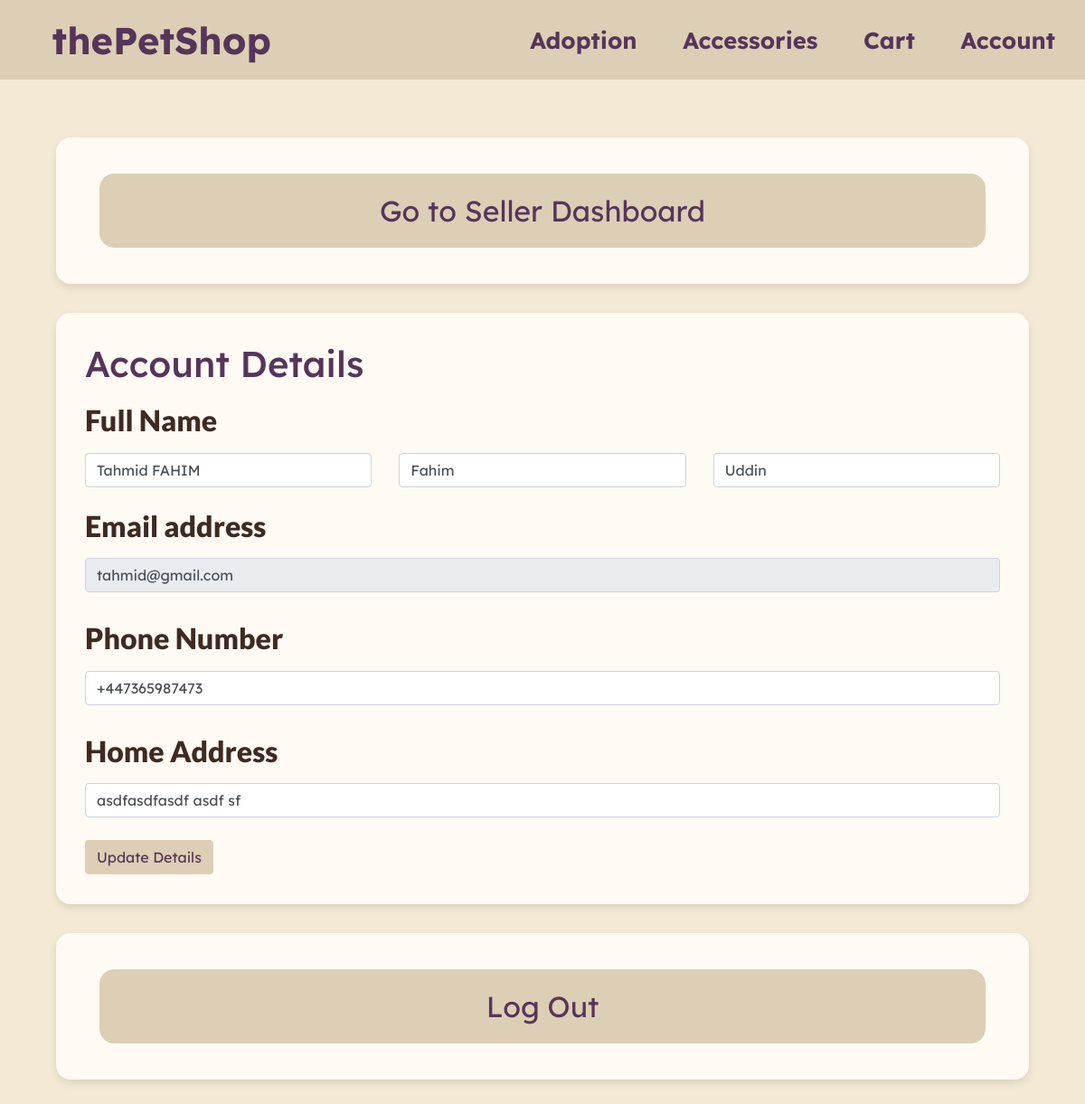
Page /account (signed in) on the earlier database version.
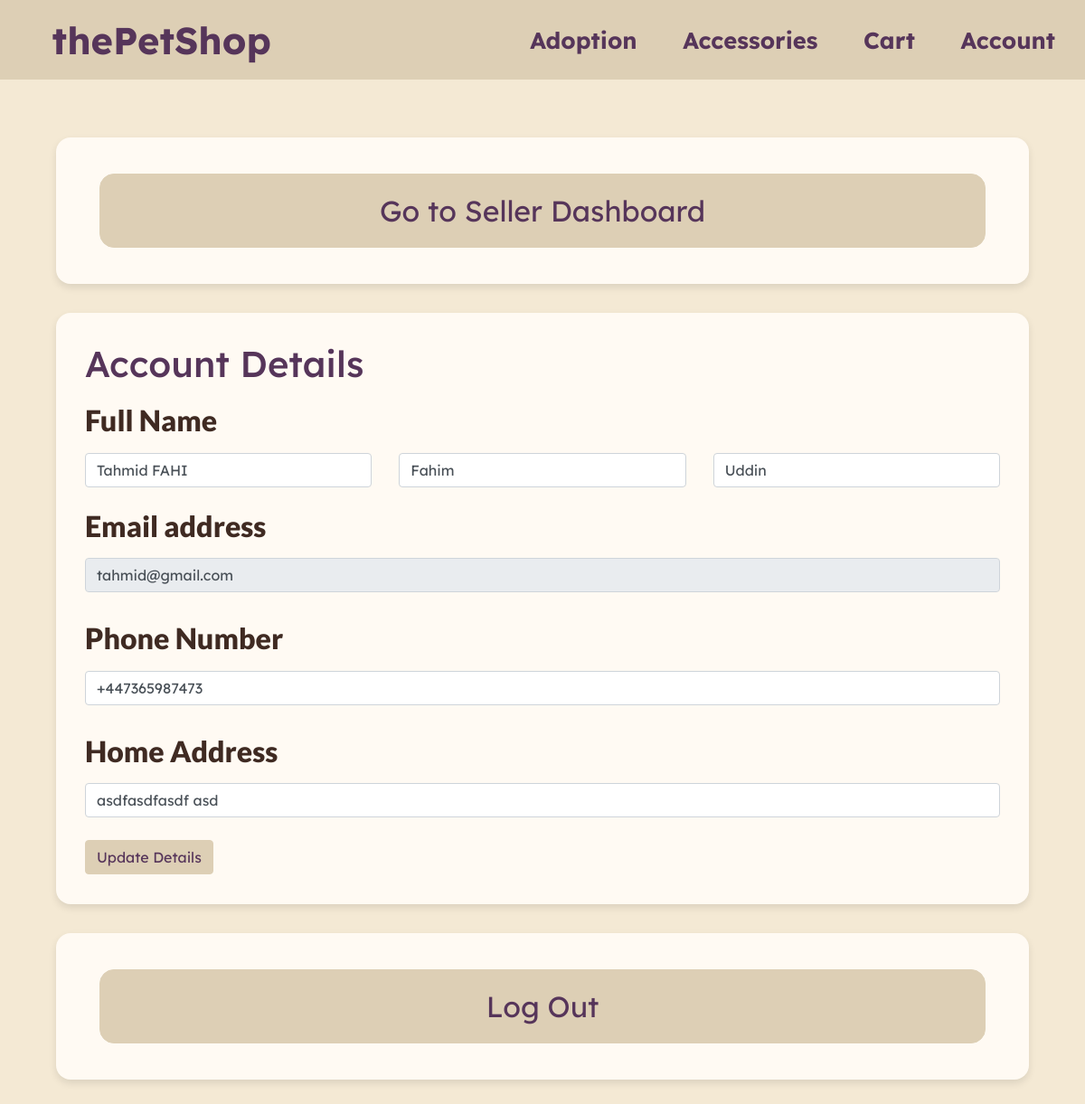
Same page on the later database version.
### app/models.py (models this page shows)
class User(UserMixin, db.Model):
    id = db.Column(db.Integer, primary_key=True)
    first_name = db.Column(db.String(50), nullable=False)
    middle_name = db.Column(db.String(50))
    last_name = db.Column(db.String(50), nullable=False)
    phone_number = db.Column(db.String(15), nullable=True)
    email = db.Column(db.String(120), unique=True, nullable=False)
    address = db.Column(db.String(300), nullable=True)
    password_hash = db.Column(db.String(128))
    created_at = db.Column(db.DateTime, default=datetime.datetime.now())
    seller_profile = db.relationship("Seller", backref="user", uselist=False)
    cart = db.relationship("Cart", backref="user", uselist=False)

### app/views.py (the view, shortened to what this page needs)
@app.route("/account", methods=["GET", "POST"])
@login_required
def account():
    updateUserForm = UpdateUserForm()
    sellerForm = SellerRegistrationForm()
    seller = Seller.query.get(current_user.id)
    user = User.query.get(current_user.id)
    if request.method == "GET":
        updateUserForm.firstName.data = user.first_name
        updateUserForm.middleName.data = user.middle_name
        updateUserForm.lastName.data = user.last_name
        updateUserForm.phoneNumber.data = user.phone_number
        updateUserForm.address.data = user.address
    return render_template("account.html", form=updateUserForm, sellerForm=sellerForm, user=current_user, seller=seller)

### app/forms.py
class UpdateUserForm(FlaskForm):
    firstName = wtforms.StringField(validators=[DataRequired(), ValidateFirstName()])
    middleName = wtforms.StringField(validators=[ValidateFirstName()])
    lastName = wtforms.StringField(validators=[DataRequired(), ValidateLastName()])
    phoneNumber = wtforms.StringField(validators=[ValidatePhoneNumber()])
    email = wtforms.StringField(validators=[DataRequired()])
    address = wtforms.StringField(validators=[])

class SellerRegistrationForm(FlaskForm):
    businessName = wtforms.StringField(validators=[DataRequired()])
    businessPhone = wtforms.StringField(validators=[DataRequired(), ValidatePhoneNumber()])
    businessEmail = wtforms.StringField(validators=[DataRequired()])
    businessAddress = wtforms.StringField(validators=[DataRequired()])
    country = wtforms.StringField(validators=[DataRequired()])

### app/__init__.py (called while the page is built)
def get_locale():
    if request.args.get("lang"):
        session["lang"] = request.args.get("lang")
    return session.get("lang", "en")

@login_manager.user_loader
def load_user(id):
    if id is None:
        return None
    try:
        user = User.query.get(int(id))
        return user
    except ValueError:
        return None

### app/templates/account.html (shortened to what this page needs)
    {% extends "base.html" %}
    {% block content %}
    {% include 'nav_bar.html' %}
        <div class= "container">
            <div id = "form_template">
                {% if not seller%}
                    <h1>Become a Seller Today!</h1>
                    <p style="text-align:center;">Turn your passion for pets into profit with thePetShop! Whether you're a breeder looking to find loving homes for adorable pets or a pet accessory creator wanting to reach animal lovers nationwide, our platform is your perfect marketplace. Join now and connect with thousands of pet enthusiasts seeking exactly what you have to offer!</p>
                    <a class="nav-link" href="/seller" style="display:flex; justify-content:center;"><button class="btn btn-primary" href="/register_as_seller">Register as a Seller</button></a>
                {% else %}
                    <a class="nav-link" href="/seller" style="display:flex; justify-content:center;">
                        <button class="btn btn-primary" id = "large_button">Go to Seller Dashboard</button>
                    </a>
                {% endif %}
            </div>
            <div>
                <form id = "form_template"  action="" method="post">
                    <h1>Account Details</h1>
                    <h2><label for="Name">Full Name</label></h2>
                    <div class="row">
                        <div class="col-md-4 mb-2">
                            <input type="text" class="form-control" id="firstName" name="firstName" value="{{ user.first_name }}">
                        </div>
                        <div class="col-md-4 mb-2">
                            {% if user.middle_name != None %}
                                <input type="text" class="form-control" id="middleName" name="middleName" value="{{ user.middle_name }}">
                            {% else %}
                                <input type="text" class="form-control" id="middleName" name="middleName" placeholder="Middle Name">
                            {% endif %}
                        </div>
                        <div class="col-md-4 mb-2">
                            <input type="text" class="form-control" id="lastName" name="lastName" value="{{ user.last_name }}">
                        </div>
                    </div>
                    <div class="form-group">
                        <h2><label for="email">Email address</label></h2>
                        <input type="email" class="form-control" id="email" name="email" value="{{ user.email }}" readonly>
                    </div>
                    <div class="form-group">
                        <h2><label for="phoneNumber">Phone Number</label></h2>
                        {% if user.phone_number != None %}
                            <input type="tel" class="form-control" id="phoneNumber" name="phoneNumber" value="{{ user.phone_number }}">
                        {% else %}
                            <input type="tel" class="form-control" id="phoneNumber" name="phoneNumber" placeholder="Phone Number">
                        {% endif %}
                    </div>
                    <div class="form-group">
                        <h2><label for="address">Home Address</label></h2>
                        {% if user.address != None %}
                            <input type="text" class="form-control" id="address" name="address" value="{{ user.address }}">
                        {% else %}
                            <input type="text" class="form-control" id="address" name="address" placeholder="Home Address">
                        {% endif %}
                    </div>
                    <button type="submit" class="btn btn-primary">Update Details</button>
                </form>
            </div>
            <div id = "form_template">
                <a class="nav-link" href="/logout" style="display:flex; justify-content:center;">
                    <button class="btn btn-primary" id = "large_button">Log Out</button>
                </a>
            </div>
        </div>
    {% endblock %}

Differences in the rows shown:
changed User "Fahim": firstName "Tahmid FAHIM" → "Tahmid FAHI"; address "asdfasdfasdf asdf sf" → "asdfasdfasdf asd"
